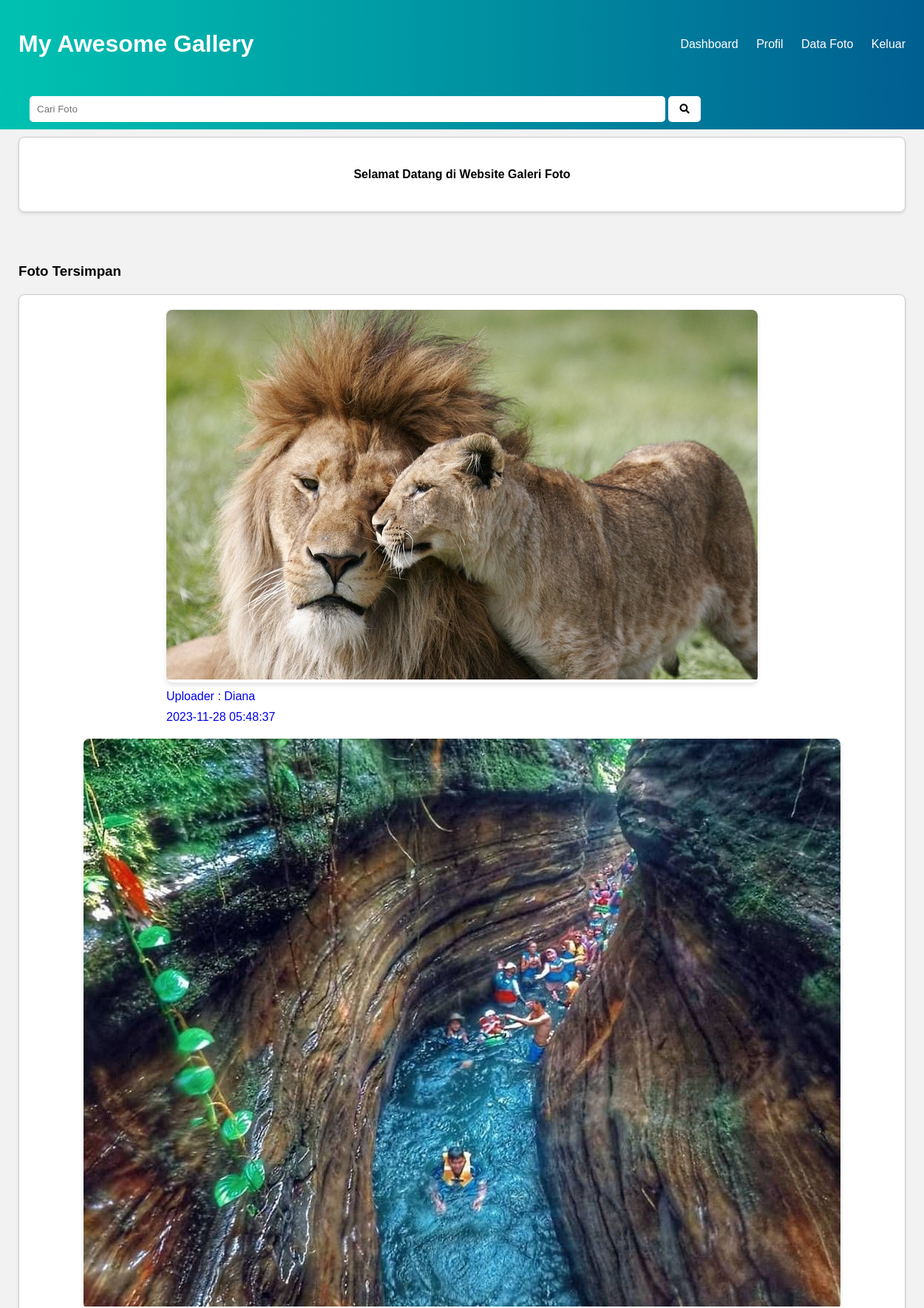
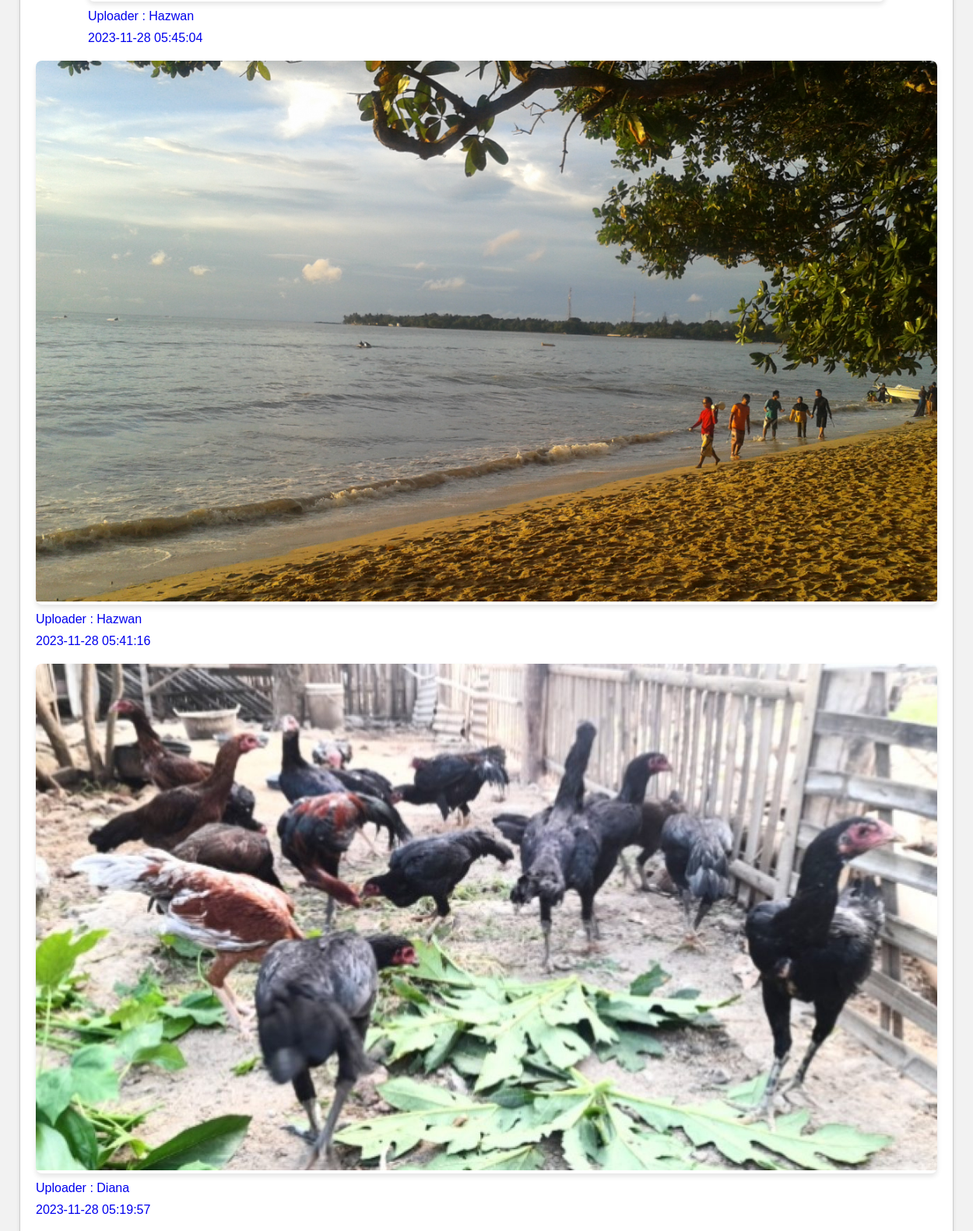
/dashboard.php (signed in, upper part), run on the app's committed database (2 pictures, top to bottom).
### tables this page shows
CREATE TABLE `tb_image` (
  `image_id` int(11) NOT NULL,
  `category_id` int(11) NOT NULL,
  `category_name` varchar(100) NOT NULL,
  `admin_id` int(11) NOT NULL,
  `admin_name` varchar(100) NOT NULL,
  `image_name` varchar(100) NOT NULL,
  `image_description` text NOT NULL,
  `image` varchar(100) NOT NULL,
  `image_status` tinyint(1) NOT NULL,
  `date_created` timestamp NOT NULL DEFAULT CURRENT_TIMESTAMP ON UPDATE CURRENT_TIMESTAMP
);

### dashboard.php (the view, shortened to what this page needs)
<?php
require_once 'db.php';
if (isset($_GET['cari'])) {
    $search = $_GET['search'];
    $query = "SELECT * FROM tb_image WHERE (image_name LIKE '%$search%' OR category_id IN (SELECT category_id FROM tb_category WHERE category_name LIKE '%$search%')) AND image_status = 1 ORDER BY image_id DESC LIMIT 100";
} else {
    $query = "SELECT * FROM tb_image WHERE image_status = 1 ORDER BY image_id DESC LIMIT 100";
}
$result = mysqli_query($conn, $query);
?>
<!DOCTYPE html>
<html lang="en">
<head>
<link rel="stylesheet" type="text/css" href="css/dashboard.css">
<link rel="stylesheet" href="https://cdnjs.cloudflare.com/ajax/libs/font-awesome/5.15.4/css/all.min.css">
</head>
<body>
<header>
    <div class="container">
        <h1><a href="dashboard.php">My Awesome Gallery</a></h1>
        <ul>
            <li><a href="dashboard.php">Dashboard</a></li>
            <li><a href="profil.php">Profil</a></li>
            <li><a href="data-image.php">Data Foto</a></li>
            <li><a href="Keluar.php">Keluar</a></li>
        </ul>
    </div>
</header>
<div class="search">
    <div class="container">
        <form action="dashboard.php" method="GET">
            <input type="text" name="search" placeholder="Cari Foto" value="<?php echo isset($_GET['search']) ? $_GET['search'] : ''; ?>" />
            <button type="submit" name="cari"><i class="fas fa-search"></i></button>
        </form>
    </div>
</div>
<div class="section">
    <div class="container">
        <div class="box">
            <h4>Selamat Datang <?php echo $_SESSION['a_global']['username'] ?> di Website Galeri Foto</h4>
        </div>
    </div>
</div>
<div class="container" id="foto-container">
    <h3>Foto Tersimpan</h3>
    <div class="box" id="foto-box">
        <?php
        if (mysqli_num_rows($result) > 0) {
            while ($row = mysqli_fetch_assoc($result)) {
                echo '<a href="detail-image.php?id=' . $row['image_id'] . '" class="image-link">';
                echo '<div class="col-4">';
                echo '<div class="image-container">';
                echo '<img src="foto/' . $row['image'] . '" alt="' . $row['image_name'] . '" />';
                echo '</div>';
                echo '<p class="admin">Uploader : ' . $row['admin_name'] . '</p>';
                echo '<p class="date">' . $row['date_created'] . '</p>';
                echo '</div>';
                echo '</a>';
            }
        } else {
            echo '<p>Foto tidak ditemukan</p>';
        }
        ?>
    </div>
</div>
</body>
</html>

### css/dashboard.css (style rules this page uses)
body { margin: 0; padding: 0; font-family: 'Montserrat', sans-serif; background-color: #f2f2f2; }
.container { width: 100%; max-width: 1200px; margin: 0 auto; padding: 0 20px; }
header { background: linear-gradient(90deg, rgba(0, 194, 177, 1) 0%, rgba(0, 147, 162, 1) 50%, rgba(0, 94, 145, 1) 100%); color: #fff; padding: 20px 0; }
header .container { display: flex; justify-content: space-between; align-items: center; }
header h1 a { color: #fff; text-decoration: none; }
header ul { list-style-type: none; margin: 0; padding: 0; }
header ul li { display: inline; margin-right: 20px; }
header ul li:last-child { margin-right: 0; }
header ul li a { color: #fff; text-decoration: none; }
.search { background: linear-gradient(90deg, rgba(0, 194, 177, 1) 0%, rgba(0, 147, 162, 1) 50%, rgba(0, 94, 145, 1) 100%); color: #fff; padding: 10px 20px; }
.search .container { text-align: left; }
.search input[type="text"], .search button[type="submit"] { padding: 10px; border: none; border-radius: 5px; }
.search input[type="text"] { width: 70%; }
.search button[type="submit"] { background-color: #fff; color: #000; cursor: pointer; padding: 10px 15px; border-radius: 5px; border: none; }
.section { padding: 30px 0; }
.box { border: 1px solid #ccc; border-radius: 8px; box-shadow: 0px 2px 4px rgba(0, 0, 0, 0.1); padding: 20px; background-color: #fff; display: flex; flex-wrap: wrap; justify-content: space-around; margin-top: -20px; margin-bottom: 20px; }
.col-4 { flex-basis: calc(25% - 20px); margin-bottom: 20px; position: relative; }
.image-container { position: relative; overflow: hidden; border-radius: 8px; box-shadow: 0 4px 6px rgba(0, 0, 0, 0.1); }
.container#foto-container h3 { margin-bottom: 40px; }
.image-container img { width: 100%; height: auto; transition: transform 0.3s ease; }
.image-link { text-decoration: none; }
.image-link .admin, .image-link .date { margin-top: 10px; }
.admin, .date { margin-top: 0; margin-bottom: 10px; }

### data on the page
tb_image: image (picture), admin_name "Diana", date_created "2023-11-28 05:48:37"
tb_image: image (picture), admin_name "Hazwan", date_created "2023-11-28 05:45:04"
tb_image: image (picture), admin_name "Hazwan", date_created "2023-11-28 05:41:16"
tb_image: image (picture), admin_name "Diana", date_created "2023-11-28 05:19:57"
